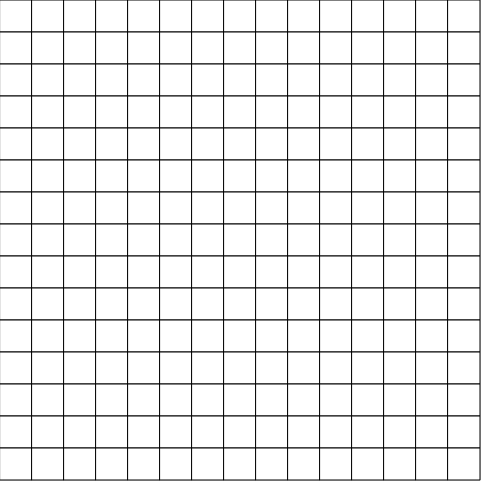
Frame 1 (no input)
Frame 60 (no input): identical to frame 1, image omitted
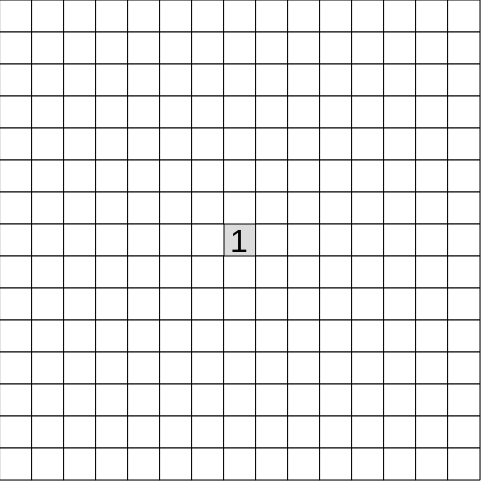
Frame 120 (the mouse pressed at the canvas centre since frame 60)

The p5.js sketch that drew these frames (run headless with seeded random() and noise() and a simulated clock; from frame 60 on, the mouse is pressed at the canvas centre):

// p5.js sketch
// ── sketch.js
/*
MINESWEEPER CLONE
by Matchburn321~
*/
const grid = 32;//Size of each cell
var board = [];
const sizeGrid = 15; //sizeGrid x sizeGrid playing field
var noCol;//number of columns
var noRow;//number of rows
const maxBombs = 30;//Max amount of bombs
var gameOver;

function setup() { 
	//sets up the Canvas and playing field
	gameOver =false;
  createCanvas(grid*sizeGrid+1,grid*sizeGrid+1);
	noCol = floor(height/grid);
	noRow = floor(width/grid);
	frameRate(60);
	createGrid();
} 

function draw() { 
  background(220);
  var counter = 0; //track how many cells are shown (calculate win)
	for(var x = 0; x< board.length; x++){
		board[x].show();
		if(board[x].clickedOn && !board[x].returnBomb())
			counter++;
	}
	if(counter == sizeGrid*sizeGrid - maxBombs){ //If only bombs are left => win game
		gameOver=true;
		showBombs(false);
	}
	else if(gameOver)
		showBombs(true);
}

var createGrid = function(){
	//Creates the cells and plants bombs randomly
	for(var c = 0; c < noCol;c++){
		for(var r = 0; r < noRow;r++){
			board[c*(noCol) + r] = new Cell(c,r);
			
		}
	}
	var bombList = addBombs();
	for(var b1 = 0; b1 < bombList.length;b1++){
		board[bombList[b1][0]*noCol + bombList[b1][1]].switchBomb();
	}
	
}
var addBombs = function(){
	//Plants bombs in field without having duplicates
	var randList = [];
	var randomXNo, randomYNo;
	for(var a = 0; a < maxBombs; a++){
			randomXNo = floor(random(0,noCol));
			randomYNo = floor(random(0,noRow));
		if(checkArray(randList,[randomXNo,randomYNo]) == false){
			//Only plants if there is no bomb existing there			
			randList.push([randomXNo,randomYNo]);
		}else{
			a--;
		}
	}
	return randList;
}
//Checks for an array(ar2) in ar1
function checkArray(ar1,ar2){
	for(var a1 = 0; a1 <ar1.length; ar1++){
		if(ar1[a1][0] == ar2[0] && ar1[a1][1] == ar2[1]){
			return true;
		}
	}
	return false;
}

function findCell(col,row){
	col = constrain(col,0,noCol-1);
	row = constrain(row,0,noRow-1);
	for(var z = 0; z<board.length;z++){
		if(board[z].col == col && board[z].row == row){
			return board[z];
		}
	}
}

function showBombs(gOver){
	//Shows all bombs on board
	for(var z =0; z<board.length;z++){
		if(board[z].bomb)
			board[z].clickedOn = true;
	}
	if(gOver)
		gameOverFunc();
	else
		winGame();
}

function gameOverFunc(){
	textSize(grid*(sizeGrid*.08));
	textAlign(CENTER);
	rect(0,sizeGrid*grid/2-(sizeGrid*5),sizeGrid*grid,sizeGrid*10); //use arbitrary values to adapt game over screen to different sized fields
	text("You hit a bomb, you lost!\nPress Space to continue.", sizeGrid*grid/2,sizeGrid*grid/2);

}

function winGame(){
	textSize(grid*(sizeGrid*.06));
	textAlign(CENTER);
	rect(0,sizeGrid*grid/2-(sizeGrid*5),sizeGrid*grid,sizeGrid*10); //use arbitrary values to adapt game over screen to different sized fields
	text("You avoided all the bombs and Won!\nPress Space to continue.", sizeGrid*grid/2,sizeGrid*grid/2);
}

function Cell(col,row){
	this.col = col;
	this.row = row;
	this.clickedOn = false; //Controls when cell is shown (false = hidden)
	this.bomb = false;
	
	this.switchBomb = function(){
		//Makes current cell a bomb
		this.bomb = true;
	}
	
	this.returnBomb = function(){
		return this.bomb;
	}
	this.checkBomb = function(){
		//Checks for bombs in the sorrounding cells
		var pos_exp = this.col*(noCol) + this.row;
		var noBombs = 0;
		for(var z1 = -1; z1 < 2; z1++){
			for(var z2 = -1; z2 < 2;z2++){
				var temp_col = constrain(this.col+z1, 0,noCol-1);
				var temp_row = constrain(this.row+z2,0,noRow-1);
				if(board[temp_col*noCol + temp_row].returnBomb()){
					noBombs++;
				}
			}
		}
		return noBombs;
	}
	
	this.show = function(){
		//Displays cell depending on state
		if(!this.clickedOn){
			//Displays white rectangle when unclicked
			rect(grid*this.col,grid*this.row,grid,grid);
		}
		else if(this.bomb){
			//Displays a bomb if clicked on and is a bomb
			ellipseMode(CORNER);
			ellipse(grid*this.col+8,grid*this.row+8,16,16);
		}
		else{
			//Displays number of neighboring bombs if it is a regular cell
			if(this.clickedOn){
				textSize(32);
				textAlign(LEFT);
				text(this.checkBomb(),grid*this.col+6,grid*(this.row+1)-4);
			}
		}
	}
	this.clicked = function(){
		if(this.bomb)
			gameOver = true;
		if(!this.clickedOn){
			this.clickedOn = true;
			this.floodFillinit();
			console.log("Clicked!");
		}
	}
	this.floodFillinit = function(){
		//Never show if it is a bomb
		if (this.bomb)
			return;
		
		this.clickedOn = true;
		if(this.checkBomb() !=0)
			return;
		
		//Run method on squares sorrounding this one
		for(var q1 = -1; q1 < 2; q1++){
			for(var q2 = -1; q2 < 2;q2++){
				var temp_col = constrain(this.col+q1, 0,noCol-1);
				var temp_row = constrain(this.row+q2,0,noRow-1);
				if(!board[temp_col*noCol+temp_row].clickedOn){
				board[temp_col*noCol + temp_row].floodFillinit();
			}
			}
		}
	}
	
}
function keyPressed(){
	if(keyCode == 32 && gameOver)
		setup();
}

function mousePressed(){
	if(gameOver)
		return;
	var mX = constrain(mouseX,0,width);
	var mY = constrain(mouseY,0,height);
	mX = floor(map(mX,0,width,0,noCol));
	mY = floor(map(mY,0,height,0,noRow));
	var current_cell = findCell(mX,mY);
	current_cell.clicked();
}
